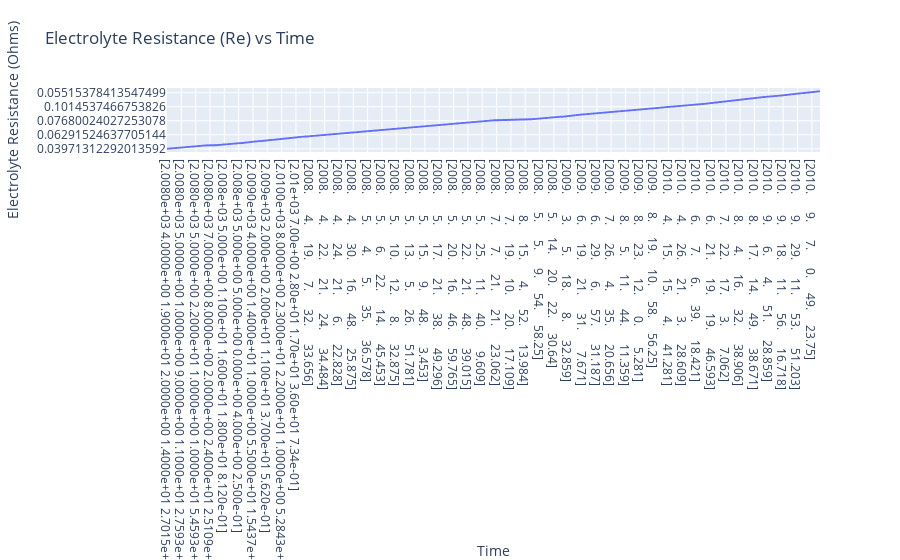

Source (notebook cell):
### Markdown cell above
## Electrolyte Resistance (Re) vs Time

### Code cell
fig1 = px.line(
    impedance_data, x='start_time', y='Re',
    title='Electrolyte Resistance (Re) vs Time',
    labels={'start_time': 'Time', 'Re': 'Electrolyte Resistance (Ohms)'}
)
fig1.show()

### Figure 1 — Plotly figure (JSON) as saved in the notebook; plotly's stock layout.template omitted (floating-point values rounded to 4 significant figures; data arrays with more than 128 entries replaced by an {"elided": "..."} marker saying what was removed)
{"data": [{"hovertemplate": "Time=%{x}<br>Electrolyte Resistance (Ohms)=%{y}<extra></extra>", "legendgroup": "", "line": {"color": "#636efa", "dash": "solid"}, "marker": {"symbol": "circle"}, "mode": "lines", "name": "", "showlegend": false, "type": "scattergl", "x": {"elided": "1956 str values"}, "xaxis": "x", "y": {"elided": "1956 str values"}, "yaxis": "y"}], "layout": {"autosize": true, "legend": {"tracegroupgap": 0}, "title": {"text": "Electrolyte Resistance (Re) vs Time"}, "xaxis": {"anchor": "y", "autorange": true, "domain": [0, 1], "range": [0, 638], "title": {"text": "Time"}, "type": "category"}, "yaxis": {"anchor": "x", "autorange": true, "domain": [0, 1], "range": [-108.6, 2064.0], "title": {"text": "Electrolyte Resistance (Ohms)"}, "type": "category"}}}
